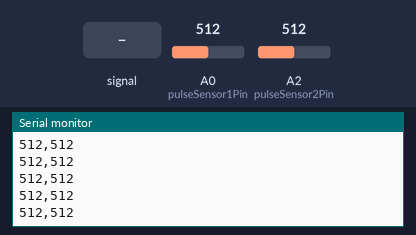
Recording of a sketch running on a simulated Arduino Uno, built with avr-gcc and run on an emulated ATmega328P. Shown: the last lines printed to the serial monitor. The test bench sets the inputs (shaded band); at power-on: A0 (pulseSensor1Pin) = 512, A2 (pulseSensor2Pin) = 512.

Above: at 1.2 s.
1.3 s: A0 (pulseSensor1Pin) fed a 2 Hz sine of ±306 counts around its level
At 2.0 s:
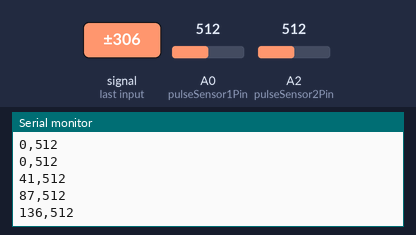
4.3 s: A2 (pulseSensor2Pin) fed a 200 Hz sine of ±81 counts around its level
5.8 s: A0 (pulseSensor1Pin) set to 390
At 6.7 s:
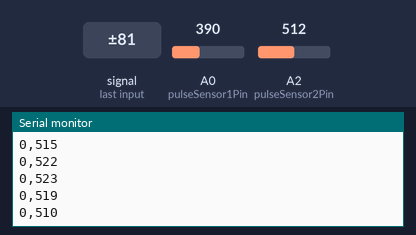
7.3 s: A2 (pulseSensor2Pin) set to 390
At 8.2 s:
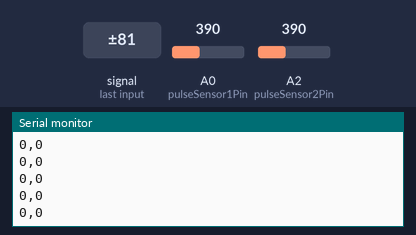
8.8 s: A0 (pulseSensor1Pin) fed a 200 Hz sine of ±81 counts around its level
At 9.3 s:
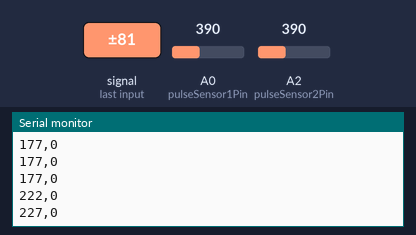
10.3 s: A2 (pulseSensor2Pin) fed a 1000 Hz sine of ±255 counts around its level
At 10.9 s:
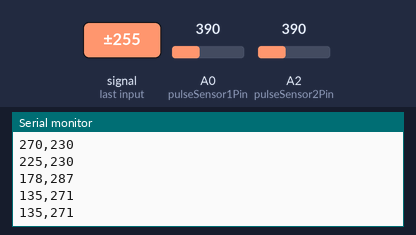
Timing chart, 0 to 12.8 s (numbered marks = the images above; inputs shaded):
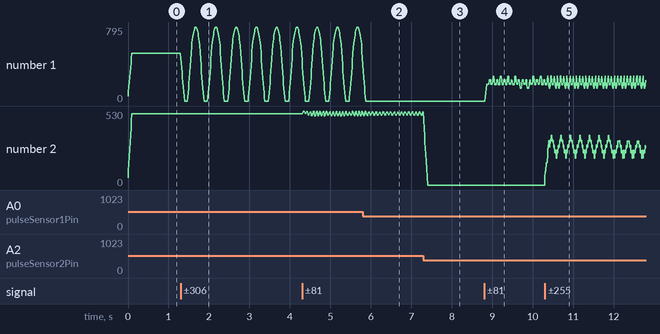

The sketch:

new_test.ino
```cpp
// Pulse Paint - Send raw pulse data for interactive visuals
const int pulseSensor1Pin = A0; // Controls stroke and color
const int pulseSensor2Pin = A2; // Controls motion

const int threshold = 400;
const int smoothingWindow = 10;
int buffer1[smoothingWindow] = {0};
int buffer2[smoothingWindow] = {0};
int index = 0;

void setup() {
  Serial.begin(9600);
}

void loop() {
  int raw1 = analogRead(pulseSensor1Pin);
  int raw2 = analogRead(pulseSensor2Pin);

  raw1 = (raw1 > threshold) ? raw1 : 0;
  raw2 = (raw2 > threshold) ? raw2 : 0;

  buffer1[index] = raw1;
  buffer2[index] = raw2;
  index = (index + 1) % smoothingWindow;

  int avg1 = average(buffer1, smoothingWindow);
  int avg2 = average(buffer2, smoothingWindow);

  Serial.print(avg1);
  Serial.print(",");
  Serial.println(avg2);

  delay(10);
}

int average(int* buffer, int size) {
  long sum = 0;
  for (int i = 0; i < size; i++) {
    sum += buffer[i];
  }
  return sum / size;
}
```

Measured:
- after the input at 1.3 s, the serial monitor: prints a new line at once (image 1)
- after the input at 8.8 s, the serial monitor: prints a new line at once (image 4)
- after the input at 10.3 s, the serial monitor: prints a new line at once (image 5)
- plotted number 1: 512 → 437 after the input at 1.3 s, 0 → 227 after the input at 8.8 s, 227 → 224 after the input at 10.3 s
- plotted number 2: 0 → 272 after the input at 10.3 s
